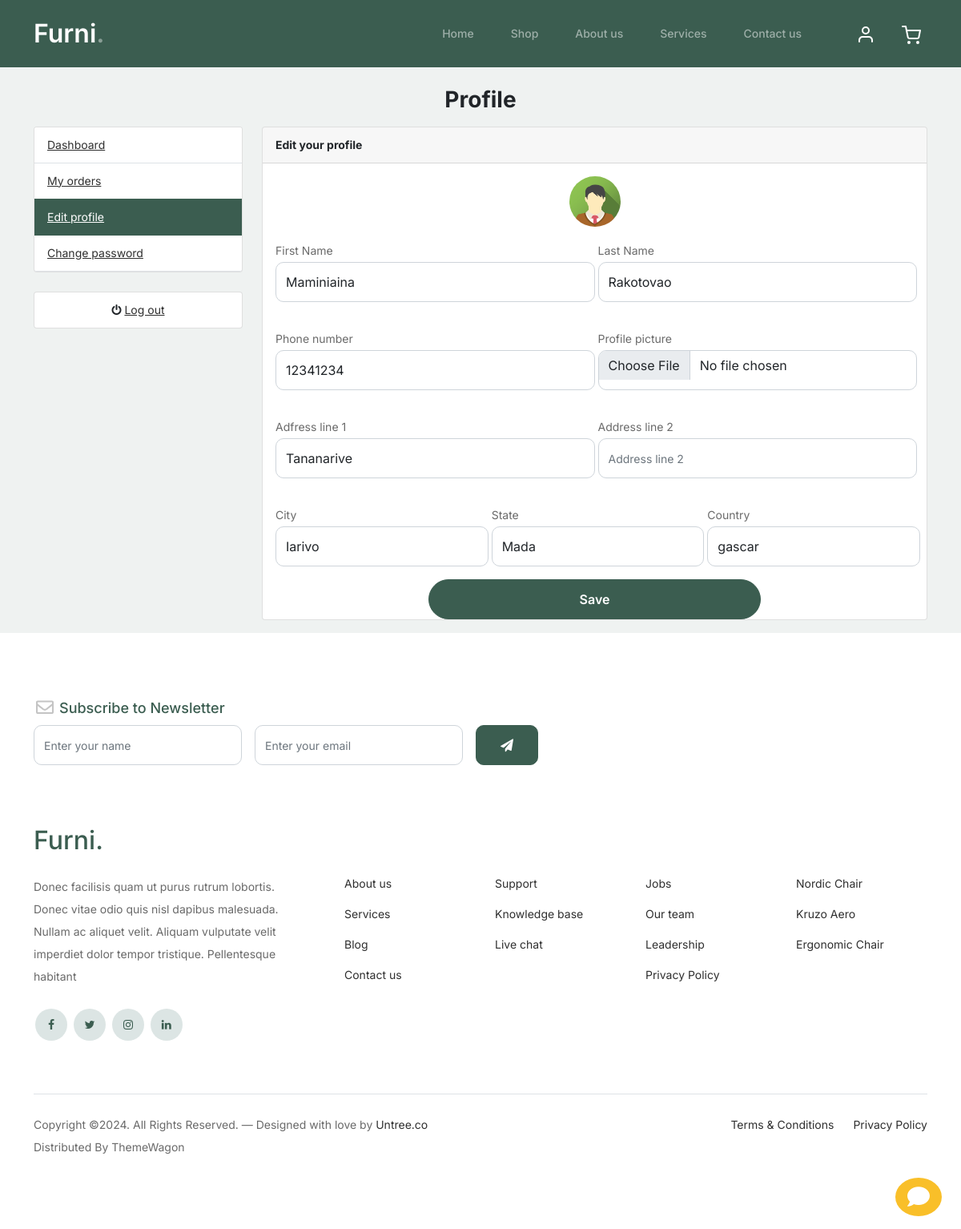
/accounts/edit_profile/ (signed in), run on the app's committed database.
### accounts/models.py (models this page shows, shortened)
class UserProfile(models.Model):
    user = models.OneToOneField(Account, on_delete=models.CASCADE)
    address_line_1 = models.CharField(max_length=100, blank=True)
    address_line_2 = models.CharField(max_length=100, blank=True)
    profile_picture = models.ImageField(blank=True, upload_to='userprofile/')
    city = models.CharField(max_length=50, blank=True)
    state = models.CharField(max_length=50, blank=True)
    country = models.CharField(max_length=50, blank=True)

class Account(AbstractBaseUser):
    first_name = models.CharField(max_length=150)
    last_name = models.CharField(max_length=150)
    username= models.CharField(max_length=150, unique=True)
    email = models.EmailField(max_length=100, unique=True)
    phone_number = models.CharField(max_length=50)
    date_joined = models.DateTimeField(auto_now_add=True)
    last_login = models.DateTimeField(auto_now_add=True)
    is_admin = models.BooleanField(default=False)
    is_staff = models.BooleanField(default=False)
    is_active = models.BooleanField(default=False)
    is_super_user = models.BooleanField(default=False)
    USERNAME_FIELD = 'email'
    REQUIRED_FIELDS = ['username', 'first_name', 'last_name']
    objects = MyAccountManager()
    @property
    def is_authenticated(self):
        return True

### accounts/views.py (the view)
# urls.py: path("edit_profile/", views.edit_profile, name='edit_profile'),
@login_required(login_url='signin')
def edit_profile(request):
    userprofile = get_object_or_404(
        UserProfile,
        user=request.user
    )
    if request.method == 'POST':
        user_form = UserForm(request.POST, instance=request.user)
        profile_form = UserProfileForm(
            request.POST,
            request.FILES,
            instance=userprofile
            )
        if user_form.is_valid and profile_form.is_valid:
            user_form.save()
            profile_form.save()
            messages.success(request, "Your profile has been updated!")
            return redirect(edit_profile)
    else:
        user_form = UserForm(instance=request.user)
        profile_form = UserProfileForm(instance=userprofile)
    context = {
        "user_form": user_form,
        "profile_form": profile_form,
        "userprofile": userprofile
    }
    return render(request, 'accounts/edit_profile.html', context )

### accounts/form.py
class UserForm(forms.ModelForm):
    class Meta:
        model = Account
        fields = [
            'first_name',
            'last_name',
            'phone_number',
        ]
    def __init__(self, *args, **kwargs):
        super(UserForm, self).__init__(*args, **kwargs)
        self.fields['first_name'].widget.attrs['placeholder'] = 'First name' # noqa
        self.fields['last_name'].widget.attrs['placeholder'] = 'Last name' # noqa
        self.fields['phone_number'].widget.attrs['placeholder'] = 'Phone number' # noqa
        for field in self.fields:
            self.fields[field].widget.attrs['class'] = 'form-control'

class UserProfileForm(forms.ModelForm):
    profile_picture = forms.ImageField(
        required=False,
        error_messages={
            'invalid': ("Image files only")
        },
        widget=forms.FileInput
    )
    class Meta:
        model = UserProfile
        fields = [
            'address_line_1',
            'address_line_2',
            'profile_picture',
            'city',
            'state',
            'country',
        ]
    def __init__(self, *args, **kwargs):
        super(UserProfileForm, self).__init__(*args, **kwargs)
        self.fields['address_line_1'].widget.attrs['placeholder'] = 'Address line 1' # noqa
        self.fields['address_line_2'].widget.attrs['placeholder'] = 'Address line 2' # noqa
        self.fields['city'].widget.attrs['placeholder'] = 'City' # noqa
        self.fields['state'].widget.attrs['placeholder'] = 'State' # noqa
        self.fields['country'].widget.attrs['placeholder'] = 'Country' # noqa
        for field in self.fields:
            self.fields[field].widget.attrs['class'] = 'form-control'

### cart/context_processor.py (called while the page is built)
def counter(request):
    cart_count = 0
    if 'admin' in request.path:
        return {}
    else:
        try:
            cart = Cart.objects.filter(cart_id=_cart_id(request))
            if request.user.is_authenticated:
                cart_items = CartItem.objects.all().filter(user=request.user)
            else:
                cart_items = CartItem.objects.all().filter(cart=cart[:1])
            for cart_item in cart_items:
                cart_count += cart_item.quantity
        except Cart.DoesNotExist:
            cart_count = 0
    if cart_count > 9:
        cart_count = '9+'
    return dict(cart_count=cart_count)

### cart/views.py (called while the page is built)
def _cart_id(request):
    cart = request.session.session_key
    if not cart:
        cart = request.session.create()
    return cart

### templates/accounts/edit_profile.html (shortened to what this page needs)
{% extends 'base.html' %}
{% load static %}
{% block content %}
<section class="dashboard">
    <div class="container">
        <div class="row mt-4">
            <h3 class="text-center fw-bold text-dark mb-3">Profile</h3>
            <div class="col-md-3 d-flex flex-column">
                {% include 'includes/dashboard_sidebar.html' %}
                <div>
                    <ul class="list-group my-4">
                        <li class="list-group-item poition-relative text-center">
                            <i class="fa fa-power-off"></i>
                            <a href="{% url 'signout' %}" class="stretched-link">Log out</a>
                        </li>
                      </ul>
                </div>
            </div>
            <div class="col-md-9 mb-3">
                <div class="card">
                    <div class="card-header">
                      <span class="text-dark"><b>Edit your profile</b></span>
                    </div>
                    <div class="text-center mt-3">
                        <img src="{{ userprofile.profile_picture.url }}"
                         alt="Profile Pic"
                         class="avatar rounded-circle"
                         >
                    </div>
                    <div class="row">
                        <div class="col-12">
                            <form action="{% url 'edit_profile' %}" method="POST" enctype="multipart/form-data">
                                <div class="form-row">
                                    <div class="form-group">
                                        <div class="d-flex p-3 gap-1">
                                            <div class="col-md-6">
                                                <label>First Name</label>
                                                {{user_form.first_name}}
                                            </div>
                                            <div class="col-md-6">
                                                <label>Last Name</label>
                                                {{user_form.last_name}}
                                            </div>
                                        </div>
                                        <div class="d-flex p-3 gap-1">
                                            <div class="col-md-6">
                                                <label>Phone number</label>
                                                {{user_form.phone_number}}
                                            </div>
                                            <div class="col-md-6">
                                                <label>Profile picture</label>
                                                {{profile_form.profile_picture}}
                                            </div>
                                        </div>
                                        <div class="d-flex p-3 gap-1">
                                            <div class="col-md-6">
                                                <label>Adfress line 1</label>
                                                {{profile_form.address_line_1}}
                                            </div>
                                            <div class="col-md-6">
                                                <label>Address line 2</label>
                                                {{profile_form.address_line_2}}
                                            </div>
                                        </div>
                                        <div class="d-flex p-3 gap-1">
                                            <div class="col-md-4">
                                                <label>City</label>
                                                {{profile_form.city}}
                                            </div>
                                            <div class="col-md-4">
                                                <label>State</label>
                                                {{profile_form.state}}
                                            </div>
                                            <div class="col-md-4">
                                                <label>Country</label>
                                                {{profile_form.country}}
                                            </div>
                                        </div>
                                    </div>
                                    <div class="text-center">
                                        <button class="btn btn-primary w-50" type="submit">
                                            Save
                                        </button>
                                    </div>
                                </div>
                            </form>
                        </div>
                    </div>
                  </div>
            </div>
        </div>
    </div>
</section>
{% endblock %}

### static/css/style.css (style rules this page uses)
body { overflow-x: hidden; position: relative; }
body { font-family: "Inter", sans-serif; font-weight: 400; line-height: 28px; color: #6a6a6a; font-size: 14px; background-color: #eff2f1; }
a { text-decoration: none; -webkit-transition: .3s all ease; -o-transition: .3s all ease; transition: .3s all ease; color: #2f2f2f; text-decoration: underline; }
.btn { font-weight: 600; padding: 12px 30px; border-radius: 30px; color: #ffffff; background: #2f2f2f; border-color: #2f2f2f; }
.btn.btn-primary { background: #3b5d50; border-color: #3b5d50; }
.form-control { height: 50px; border-radius: 10px; font-family: "Inter", sans-serif; }

### funi/static/css/custom.css (style rules this page uses)
.avatar { max-width: 4rem; max-height: 4rem; }

### data on the page
UserProfile: profile_picture (picture), address_line_1 "Tananarive", city "Iarivo", state "Mada", country "gascar"
Account: first_name "Maminiaina", last_name "Rakotovao", phone_number "12341234"
